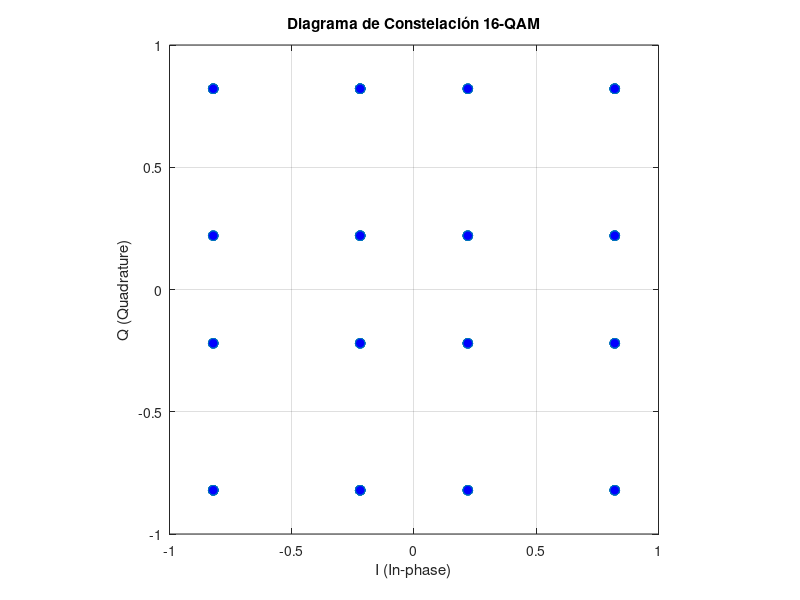

MATLAB code to generate this figure:
% Punto 3 - Modulación 16-QAM y diagrama de constelación
clc; clear; close all;

% Limpia la consola (clc), borra variables previas (clear), y cierra gráficos anteriores (close all)

% 1. Generar una secuencia aleatoria de bits
num_bits = 400; % Número de bits. Debe ser múltiplo de 4 ya que 16-QAM usa 4 bits por símbolo
bits = randi([0 1], 1, num_bits); % Genera una fila de bits aleatorios entre 0 y 1

% 2. Agrupar en bloques de 4 bits (2 para I y 2 para Q)
bits_reshape = reshape(bits, 4, []).'; 
% Reorganiza los bits en filas de 4 bits por símbolo
% Transpuesta para que cada fila represente un símbolo

% 3. Tabla de mapeo para bits → niveles de voltaje
% Esta tabla asigna a cada par de bits un voltaje específico según el ejercicio
map = containers.Map({'00', '01', '10', '11'}, [-0.821, -0.22, 0.22, 0.821]);

% 4. Convertir cada bloque de 4 bits en un símbolo complejo (I + jQ)
symbols = zeros(1, size(bits_reshape,1)); % Vector para guardar los símbolos modulados
for i = 1:size(bits_reshape,1)
    b = bits_reshape(i,:); % Obtiene los 4 bits del símbolo i
    I_bits = sprintf('%d%d', b(1), b(2)); % Primeros 2 bits → componente I
    Q_bits = sprintf('%d%d', b(3), b(4)); % Últimos 2 bits → componente Q
    I = map(I_bits); % Mapea bits I a voltaje
    Q = map(Q_bits); % Mapea bits Q a voltaje
    symbols(i) = I + 1j*Q; % Crea el número complejo (I + jQ)
end

% 5. Graficar el diagrama de constelación
figure; % Abre una nueva figura
plot(real(symbols), imag(symbols), 'o', 'MarkerSize', 7, 'MarkerFaceColor', 'b');
% Dibuja los puntos de la constelación (eje x = I, eje y = Q)

xlabel('I (In-phase)'); % Etiqueta del eje X
ylabel('Q (Quadrature)'); % Etiqueta del eje Y
title('Diagrama de Constelación 16-QAM'); % Título del gráfico
grid on; % Muestra una rejilla
axis equal; % Escalas iguales para X y Y
xlim([-1 1]); % Límites del eje X
ylim([-1 1]); % Límites del eje Y
